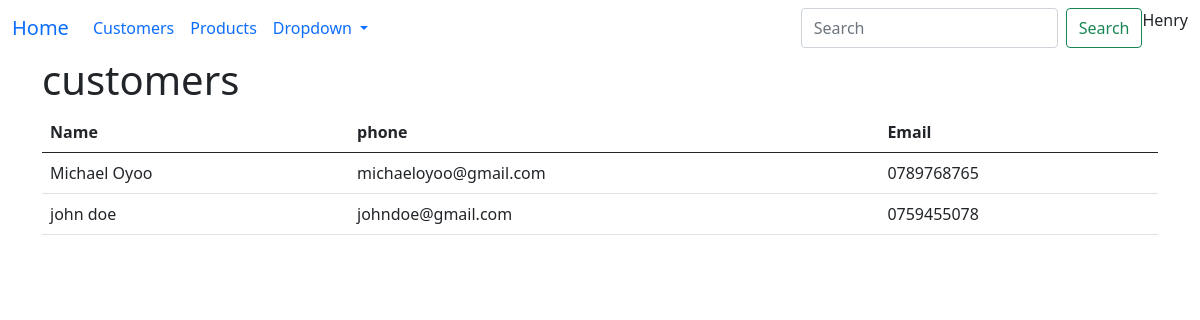
Before: /customers (signed in) with the older database file.
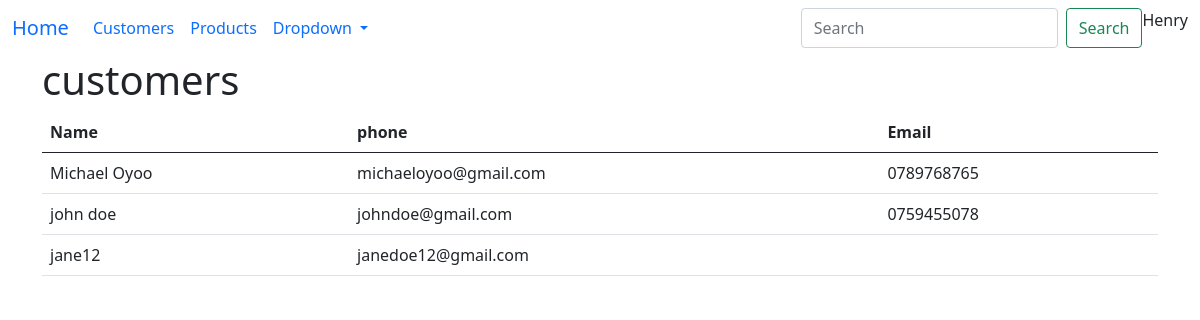
After: the same page with the newer database file.
### sales/models.py (models this page shows, shortened)
class Customer(models.Model):
    first_name = models.CharField(max_length=20)
    last_name = models.CharField(max_length=20)
    email = models.EmailField()
    phone = models.CharField(max_length=12)
    user = models.ForeignKey(User, on_delete=models.CASCADE)
    password = models.CharField(max_length=20)

### sales/views.py (the view)
# urls.py: path('customers', customers, name='customers'),
@login_required
def customers(request):
    customers = Customer.objects.all()
    context = {'customers': customers}
    return render(request, 'customers.html', context)

### sales/templates/customers.html
{%extends 'base.html'%}
{%block main%}
    <h1>customers</h1>
    <table class="table  table-hover">
        <thead>
            <th>Name</th>
            <th>phone</th>
            <th>Email</th>
        </thead>
        <tbody>
            {% for customer in customers%}
            <tr>
                <td>{{customer.first_name}}</td>
                <td>{{customer.email}}</td>
                <td>{{customer.phone}}</td>
            </tr>
            {% endfor %}
        </tbody>
    </table>
{% endblock %}

Changed rows visible on the page:
added Customer: first_name "jane12", email "janedoe12@gmail.com"
